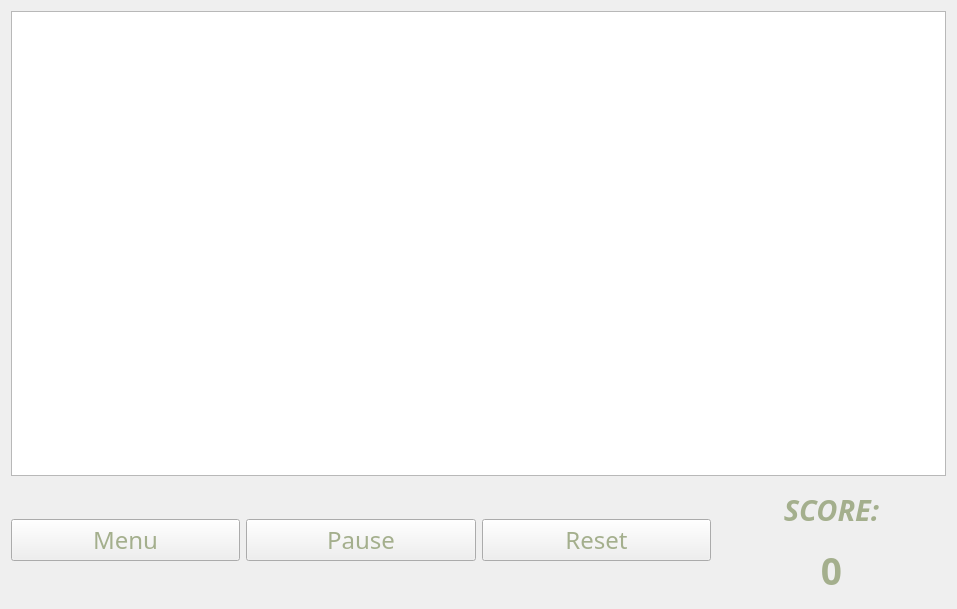
<?xml version="1.0" encoding="UTF-8"?>
<ui version="4.0">
 <class>SinglePlayer</class>
 <widget class="QWidget" name="SinglePlayer">
  <property name="geometry">
   <rect>
    <x>0</x>
    <y>0</y>
    <width>957</width>
    <height>609</height>
   </rect>
  </property>
  <property name="windowTitle">
   <string>Form</string>
  </property>
  <layout class="QGridLayout" name="gridLayout">
   <item row="4" column="0">
    <layout class="QHBoxLayout" name="horizontalLayout">
     <item>
      <widget class="MyPushButton" name="menuButton">
       <property name="minimumSize">
        <size>
         <width>0</width>
         <height>35</height>
        </size>
       </property>
       <property name="font">
        <font>
         <family>Chinese Rocks Rg</family>
         <pointsize>18</pointsize>
         <weight>50</weight>
         <italic>false</italic>
         <bold>false</bold>
        </font>
       </property>
       <property name="styleSheet">
        <string notr="true">border-image: url(:/menu/img/ButtonFrame.png);
background-image: url(:/menu/img/ALLGAMEBG.png);
background-position: center;
background-repeat: no-repeat;
background-attachment: fixed;

color: rgb(164, 175, 141);</string>
       </property>
       <property name="text">
        <string>Menu</string>
       </property>
      </widget>
     </item>
     <item>
      <widget class="MyPushButton" name="pauseButton">
       <property name="minimumSize">
        <size>
         <width>0</width>
         <height>35</height>
        </size>
       </property>
       <property name="font">
        <font>
         <family>Chinese Rocks Rg</family>
         <pointsize>18</pointsize>
         <weight>50</weight>
         <italic>false</italic>
         <bold>false</bold>
        </font>
       </property>
       <property name="styleSheet">
        <string notr="true">border-image: url(:/menu/img/ButtonFrame.png);
background-image: url(:/menu/img/ALLGAMEBG.png);
background-position: center;
background-repeat: no-repeat;
background-attachment: fixed;

color: rgb(164, 175, 141);</string>
       </property>
       <property name="text">
        <string>Pause</string>
       </property>
      </widget>
     </item>
     <item>
      <widget class="MyPushButton" name="resetButton">
       <property name="minimumSize">
        <size>
         <width>0</width>
         <height>35</height>
        </size>
       </property>
       <property name="font">
        <font>
         <family>Chinese Rocks Rg</family>
         <pointsize>18</pointsize>
         <weight>50</weight>
         <italic>false</italic>
         <bold>false</bold>
        </font>
       </property>
       <property name="styleSheet">
        <string notr="true">border-image: url(:/menu/img/ButtonFrame.png);
background-image: url(:/menu/img/ALLGAMEBG.png);
background-position: center;
background-repeat: no-repeat;
background-attachment: fixed;

color: rgb(164, 175, 141);</string>
       </property>
       <property name="text">
        <string>Reset</string>
       </property>
      </widget>
     </item>
     <item>
      <layout class="QVBoxLayout" name="verticalLayout">
       <item>
        <widget class="QLabel" name="ScoreLabel">
         <property name="font">
          <font>
           <family>Agency FB</family>
           <pointsize>22</pointsize>
           <weight>75</weight>
           <italic>true</italic>
           <bold>true</bold>
          </font>
         </property>
         <property name="styleSheet">
          <string notr="true">color: rgb(164, 175, 141);</string>
         </property>
         <property name="text">
          <string>SCORE:</string>
         </property>
         <property name="alignment">
          <set>Qt::AlignCenter</set>
         </property>
        </widget>
       </item>
       <item>
        <widget class="QLabel" name="PointsLabel">
         <property name="font">
          <font>
           <family>Agency FB</family>
           <pointsize>28</pointsize>
           <weight>75</weight>
           <italic>false</italic>
           <bold>true</bold>
          </font>
         </property>
         <property name="styleSheet">
          <string notr="true">color: rgb(164, 175, 141);</string>
         </property>
         <property name="text">
          <string>0</string>
         </property>
         <property name="alignment">
          <set>Qt::AlignCenter</set>
         </property>
        </widget>
       </item>
      </layout>
     </item>
    </layout>
   </item>
   <item row="0" column="0" rowspan="4">
    <widget class="QGraphicsView" name="graphicsView">
     <property name="interactive">
      <bool>true</bool>
     </property>
     <property name="sceneRect">
      <rectf>
       <x>0.000000000000000</x>
       <y>0.000000000000000</y>
       <width>600.000000000000000</width>
       <height>400.000000000000000</height>
      </rectf>
     </property>
     <property name="viewportUpdateMode">
      <enum>QGraphicsView::BoundingRectViewportUpdate</enum>
     </property>
    </widget>
   </item>
  </layout>
 </widget>
 <customwidgets>
  <customwidget>
   <class>MyPushButton</class>
   <extends>QPushButton</extends>
   <header>mypushbutton.h</header>
  </customwidget>
 </customwidgets>
 <resources/>
 <connections/>
</ui>
